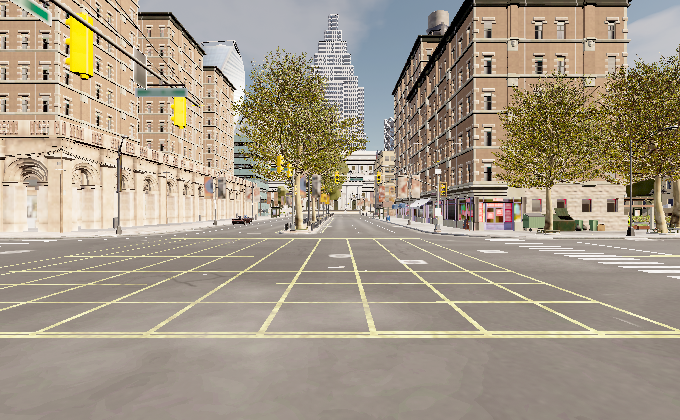
#> input picture Carla_BEV/image/front_camera_frame_0.png, 680 x 420 px, found by its file name
$ python image_BEV.py
#> lines starting #> are read from the running program, lines starting #| are printed output that depends on the picture
import cv2
import numpy as np
import matplotlib.pyplot as plt

# 전면 및 후면 카메라 이미지 경로
front_image_path = "/home/gunny/다운로드/GraduationThesis/Carla_BEV/image/front_camera_frame_0.png"
rear_image_path = "/home/gunny/다운로드/GraduationThesis/Carla_BEV/image/rear_camera_frame_0.png"

# 이미지 불러오기
front_image = cv2.imread(front_image_path)
#> front_image is the input picture: shape (420, 680, 3); mean B, G, R 135.2, 153, 164.9
rear_image = cv2.imread(rear_image_path)
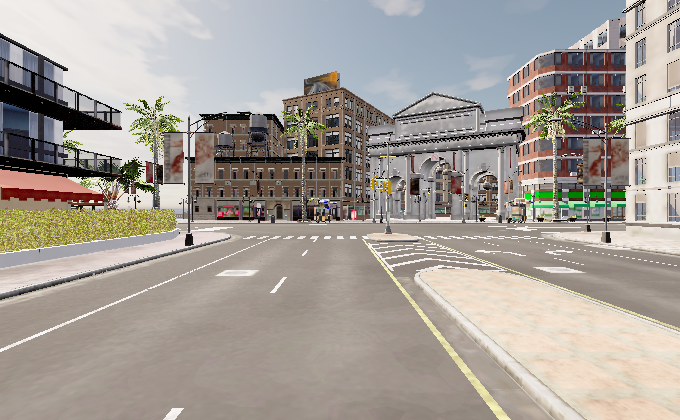
#> input picture Carla_BEV/image/rear_camera_frame_0.png, 680 x 420 px, found by its file name
#> rear_image is the input picture: shape (420, 680, 3); mean B, G, R 151.2, 158.1, 164.9

# 전면 및 후면 카메라의 소스 좌표 정의 (이미지의 도로 부분에 맞춰 수동으로 설정)
src_points_front = np.float32([[150, 300], [550, 300], [50, 400], [650, 400]])
src_points_rear = np.float32([[150, 300], [550, 300], [50, 400], [650, 400]])  # 후면 이미지도 동일한 좌표를 적용

# 변환할 목적지 좌표 정의 (Bird's Eye View 상에서 대응되는 좌표)
dst_points = np.float32([[200, 0], [520, 0], [200, 720], [520, 720]])

# 전면 이미지의 호모그래피 행렬 계산 및 BEV 변환
H_front, _ = cv2.findHomography(src_points_front, dst_points)
bev_front_image = cv2.warpPerspective(front_image, H_front, (front_image.shape[1], front_image.shape[0]))
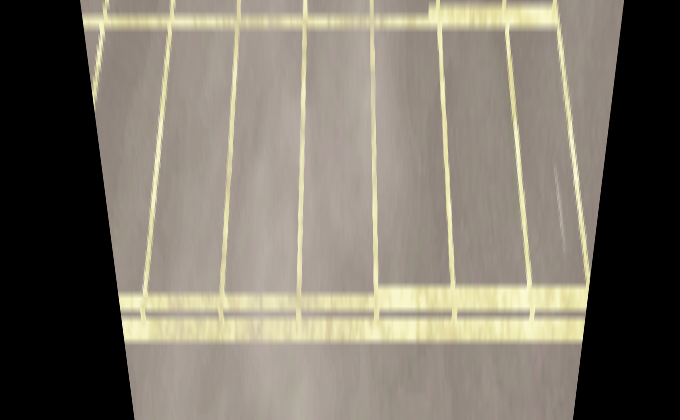
#> bev_front_image: shape (420, 680, 3); mean B, G, R 105.3, 117, 123.8

# 후면 이미지의 호모그래피 행렬 계산 및 BEV 변환
H_rear, _ = cv2.findHomography(src_points_rear, dst_points)
bev_rear_image = cv2.warpPerspective(rear_image, H_rear, (rear_image.shape[1], rear_image.shape[0]))
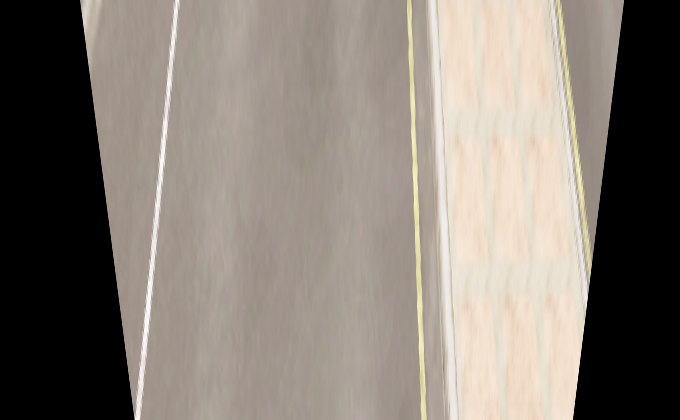
#> bev_rear_image: shape (420, 680, 3); mean B, G, R 116.9, 125.6, 134

# 후면 이미지를 180도 회전 (좌우 및 상하 뒤집기)
bev_rear_image = cv2.rotate(bev_rear_image, cv2.ROTATE_180)
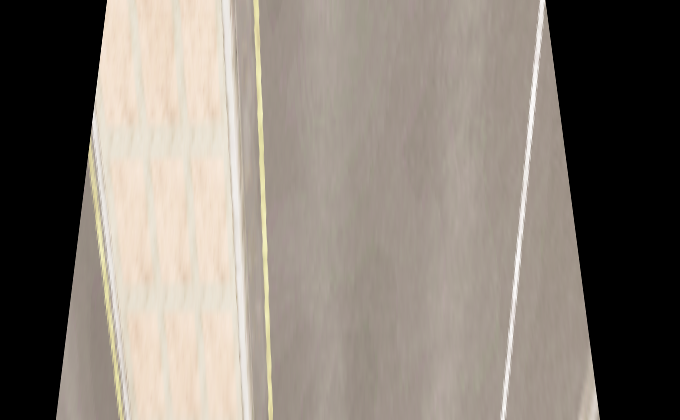
#> bev_rear_image: shape (420, 680, 3); mean B, G, R 116.9, 125.6, 134

# 좌우 이동을 위한 변환 행렬 생성 (x_shift 값에 따라 이동량 결정)
x_shift = 27  # 좌우 이동량 (양수: 오른쪽으로 이동, 음수: 왼쪽으로 이동)
translation_matrix = np.float32([[1, 0, x_shift], [0, 1, 0]])

# 후면 이미지를 좌우로 이동
bev_rear_image_shifted = cv2.warpAffine(bev_rear_image, translation_matrix, (bev_rear_image.shape[1], bev_rear_image.shape[0]))
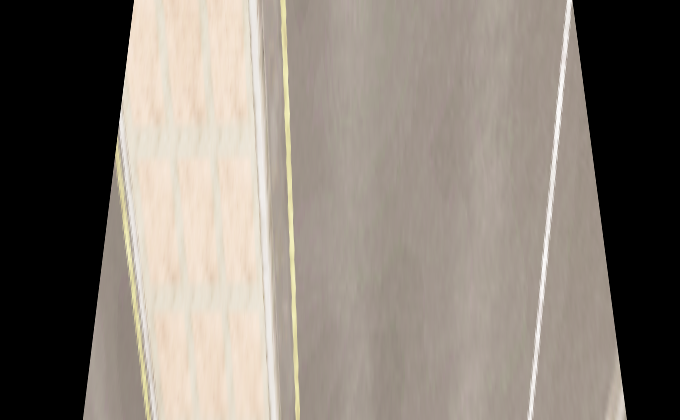
#> bev_rear_image_shifted: shape (420, 680, 3); mean B, G, R 116.9, 125.6, 134

# 전면과 후면 이미지의 크기가 일치하는지 확인
front_height, front_width = bev_front_image.shape[:2]
#> front_height = 420; front_width = 680
rear_height, rear_width = bev_rear_image_shifted.shape[:2]
#> rear_height = 420; rear_width = 680

# 전면 이미지와 후면 이미지의 너비가 다르면 너비를 맞추기
if front_width != rear_width:
    bev_rear_image_shifted = cv2.resize(bev_rear_image_shifted, (front_width, rear_height))

# 이어 붙일 때 offset을 사용하여 미세 조정
combined_image = np.vstack((bev_front_image, bev_rear_image_shifted))
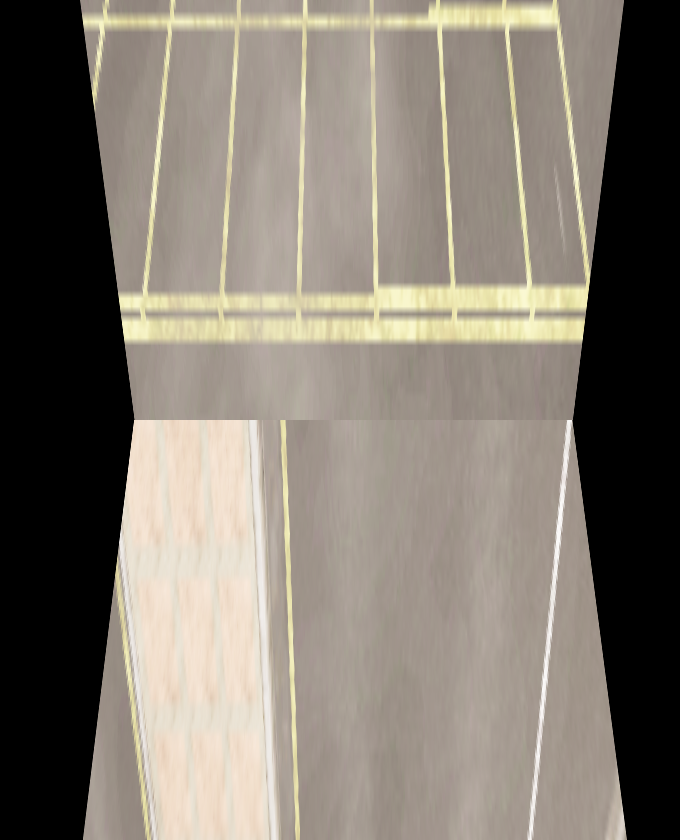
#> combined_image: shape (840, 680, 3); mean B, G, R 111.1, 121.3, 128.9

# 결합된 이미지 시각화
plt.figure(figsize=(8, 12))  # 세로로 길게 설정
plt.title('Combined BEV: Front + Rear (Shifted Rear)')
plt.imshow(cv2.cvtColor(combined_image, cv2.COLOR_BGR2RGB))
plt.axis('off')  # 축 없애기
plt.show()
